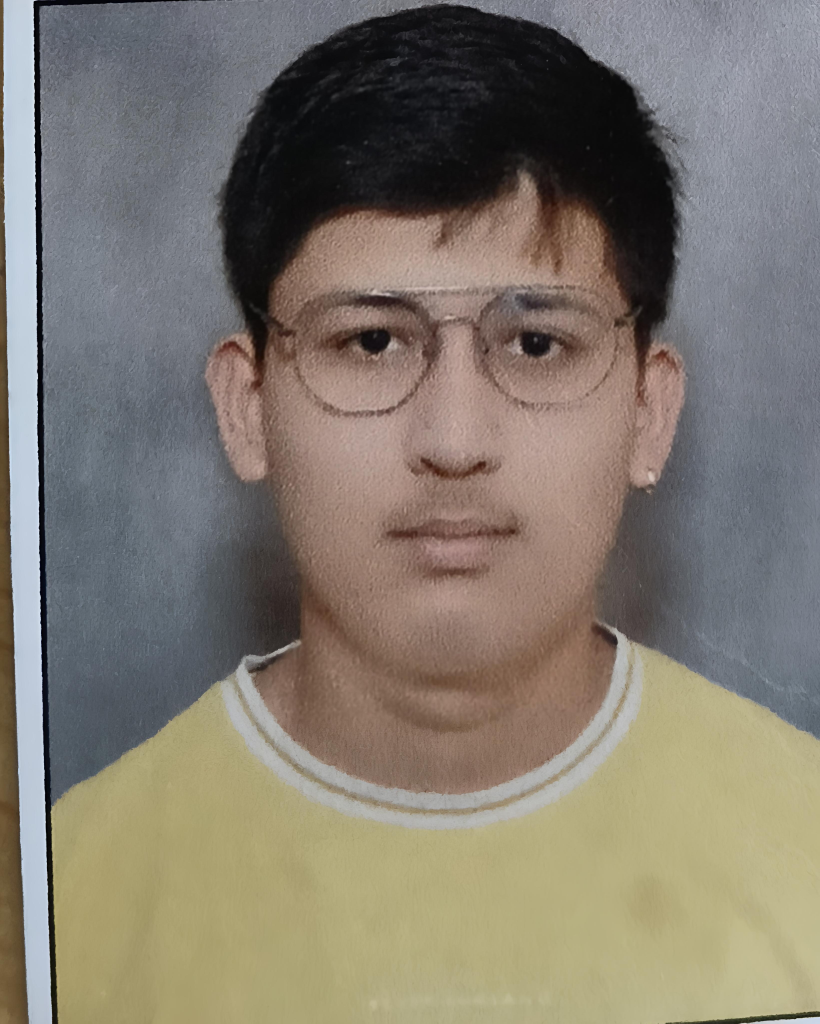
#> input picture assets/profile.jpg, 3278 x 4093 px, found by its file name (shown at 1/4 size)
$ python generate_portrait.py
#> lines starting #> are read from the running program, lines starting #| are printed output that depends on the picture; after the words box and inside, x2 and y2 are one past the last pixel; in counts of white or black regions, pixels touching at a corner belong together
import os
import cv2
import numpy as np

def generate_vector_svg(input_path, output_path):
#> called with input_path = 'assets/profile.jpg', output_path = 'assets/portrait_animated.svg'
    if not os.path.exists(input_path):
        print(f"Error: {input_path} file not found!")
        return

    # Image load aur resize
    img = cv2.imread(input_path, cv2.IMREAD_GRAYSCALE)
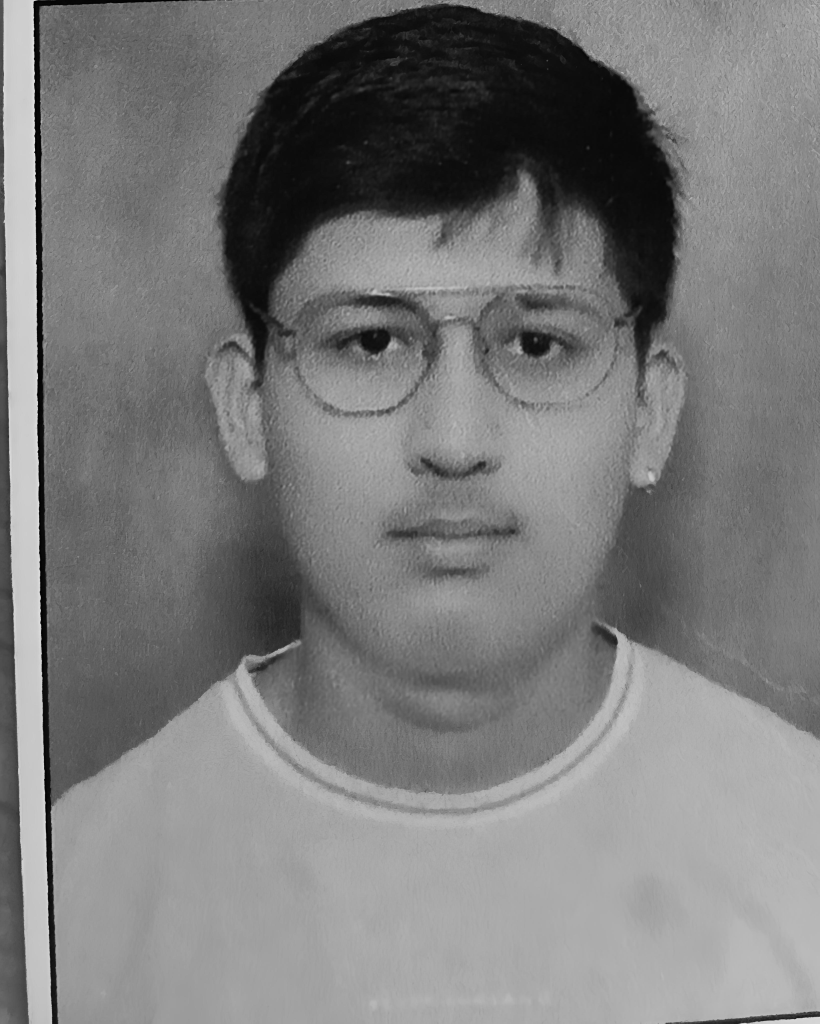
#> img: shape (4093, 3278) (shown at 1/4 size); min 0, max 252, mean 122.8
    max_width = 240
    h, w = img.shape
#> h = 4093; w = 3278
    ratio = max_width / w
#> ratio = 0.0732
    new_w, new_h = int(w * ratio), int(h * ratio)
#> new_w = 240; new_h = 299
    img = cv2.resize(img, (new_w, new_h))
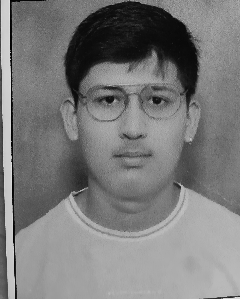
#> img: shape (299, 240); min 0, max 230, mean 122.7

    # Canny Edge Detection
    blurred = cv2.GaussianBlur(img, (5, 5), 0)
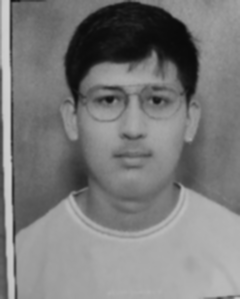
#> blurred: shape (299, 240); min 10, max 208, mean 122.8
    edges = cv2.Canny(blurred, threshold1=40, threshold2=120)
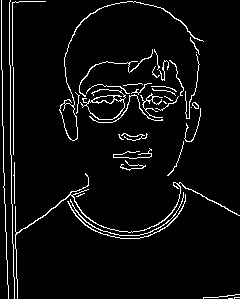
#> edges: shape (299, 240); 5.1% white in thin lines or dots
    contours, _ = cv2.findContours(edges, cv2.RETR_LIST, cv2.CHAIN_APPROX_SIMPLE)
#> contours = 46 contours, 33 with area under 20; largest, box (x1, y1, x2, y2) and area: (80, 89, 126, 120) 680, (86, 99, 125, 120) 526, (59, 1, 204, 141) 492, (59, 103, 78, 141) 419, (15, 173, 240, 299) 128

    term_w = new_w + 60
#> term_w = 300
    term_h = new_h + 80
#> term_h = 379

    svg_parts = []
    svg_parts.append(f'<svg xmlns="http://www.w3.org/2000/svg" viewBox="0 0 {term_w} {term_h}" width="100%" height="100%">')

    # --- CSS for Sequential Live Drawing Animation ---
    svg_parts.append('  <style>')
    svg_parts.append('    .terminal-bg { fill: #0d1117; }')
    svg_parts.append('    .terminal-header { fill: #161b22; }')
    svg_parts.append('    .dot-red { fill: #ff5f56; }')
    svg_parts.append('    .dot-yellow { fill: #ffbd2e; }')
    svg_parts.append('    .dot-green { fill: #27c93f; }')
    svg_parts.append('    .text-title { font-family: "Courier New", Courier, monospace; font-size: 12px; fill: #8b949e; }')
    svg_parts.append('    .glow { filter: drop-shadow(0 0 3px rgba(88, 166, 255, 0.4)); }')
    svg_parts.append('    .drawing-path {')
    svg_parts.append('      fill: none;')
    svg_parts.append('      stroke: #58a6ff;')
    svg_parts.append('      stroke-width: 1.2;')
    svg_parts.append('      stroke-linecap: round;')
    svg_parts.append('      stroke-linejoin: round;')
    svg_parts.append('      stroke-dasharray: 1000;')
    svg_parts.append('      stroke-dashoffset: 1000;')
    # 🕒 ANIMATION SPEED SLOW KI HAI: (2s se 3.5s kar diya)
    svg_parts.append('      animation: draw 3.5s ease-in-out forwards;')
    svg_parts.append('    }')
    svg_parts.append('    @keyframes draw { to { stroke-dashoffset: 0; } }')
    svg_parts.append('  </style>')

    svg_parts.append('  <rect width="100%" height="100%" rx="8" class="terminal-bg"/>')
    svg_parts.append('  <rect width="100%" height="30" rx="8" class="terminal-header"/>')
    svg_parts.append('  <circle cx="20" cy="15" r="6" class="dot-red"/>')
    svg_parts.append('  <circle cx="40" cy="15" r="6" class="dot-yellow"/>')
    svg_parts.append('  <circle cx="60" cy="15" r="6" class="dot-green"/>')

    # ❌ "(vector-portrait)" HATA DIYA HAI:
    svg_parts.append(f'  <text x="{term_w // 2}" y="19" class="text-title" text-anchor="middle">mohit-sharma-001</text>')

    svg_parts.append('  <g transform="translate(30, 50)" class="glow">')

    valid_contours = [c for c in contours if len(c) > 4]
#> valid_contours = 40 contours, 27 with area under 20; largest, box (x1, y1, x2, y2) and area: (80, 89, 126, 120) 680, (86, 99, 125, 120) 526, (59, 1, 204, 141) 492, (59, 103, 78, 141) 419, (15, 173, 240, 299) 128
    valid_contours.sort(key=lambda c: cv2.boundingRect(c)[1])

    total = len(valid_contours)
#> total = 40
    for i, contour in enumerate(valid_contours):
        path_data = "M " + " L ".join([f"{pt[0][0]},{pt[0][1]}" for pt in contour])

        # 🕒 DELAY SPREAD BADHA DIYA HAI: (4.0s se 7.0s kar diya taaki ek-ek line aaram se draw ho)
        delay = (i / total) * 7.0

        svg_parts.append(f'    <path class="drawing-path" style="animation-delay: {delay:.2f}s;" d="{path_data}" />')
#> this loop made 40 passes
#> delay on passes 1 to 12: 0, 0.175, 0.35, 0.525, 0.7, 0.875, 1.05, 1.22, 1.4, 1.57, 1.75, 1.93
#> after the loop, svg_parts = 68 items

    svg_parts.append('  </g>')
    svg_parts.append('</svg>')

    os.makedirs(os.path.dirname(output_path) if os.path.dirname(output_path) else '.', exist_ok=True)
    with open(output_path, "w", encoding="utf-8") as f:
        f.write("\n".join(svg_parts))
    print(f"Success! Slower Live Drawing SVG generated at: {output_path}")

if __name__ == "__main__":
    generate_vector_svg("assets/profile.jpg", "assets/portrait_animated.svg")
